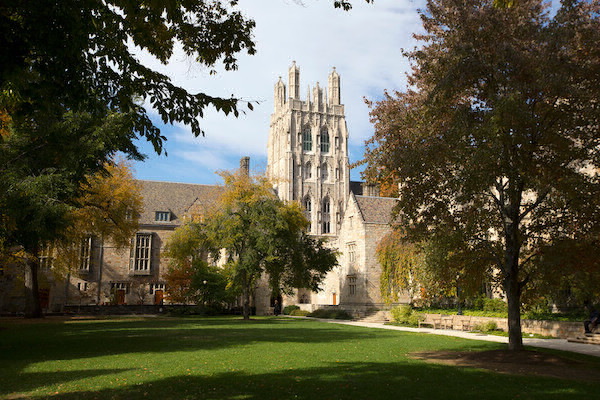
#> input picture Computer Science/CS50 - Intro to Computer Science/Week 6/courtyard.bmp, 600 x 400 px
$ python edges.py
#> lines starting #> are read from the running program, lines starting #| are printed output that depends on the picture
from PIL import Image, ImageFilter

before = Image.open("courtyard.bmp")
#> before is the input picture: PIL image 600x400 RGB; mean R, G, B 90.2, 87.5, 65.8
after = before.filter(ImageFilter.FIND_EDGES)
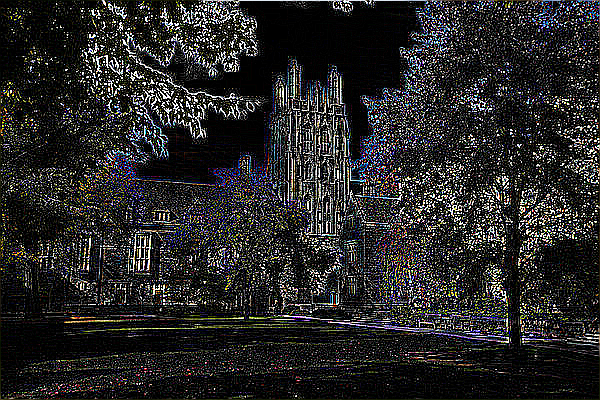
#> after: PIL image 600x400 RGB; mean R, G, B 40.4, 39.9, 39.6

after.save("out.bmp")
